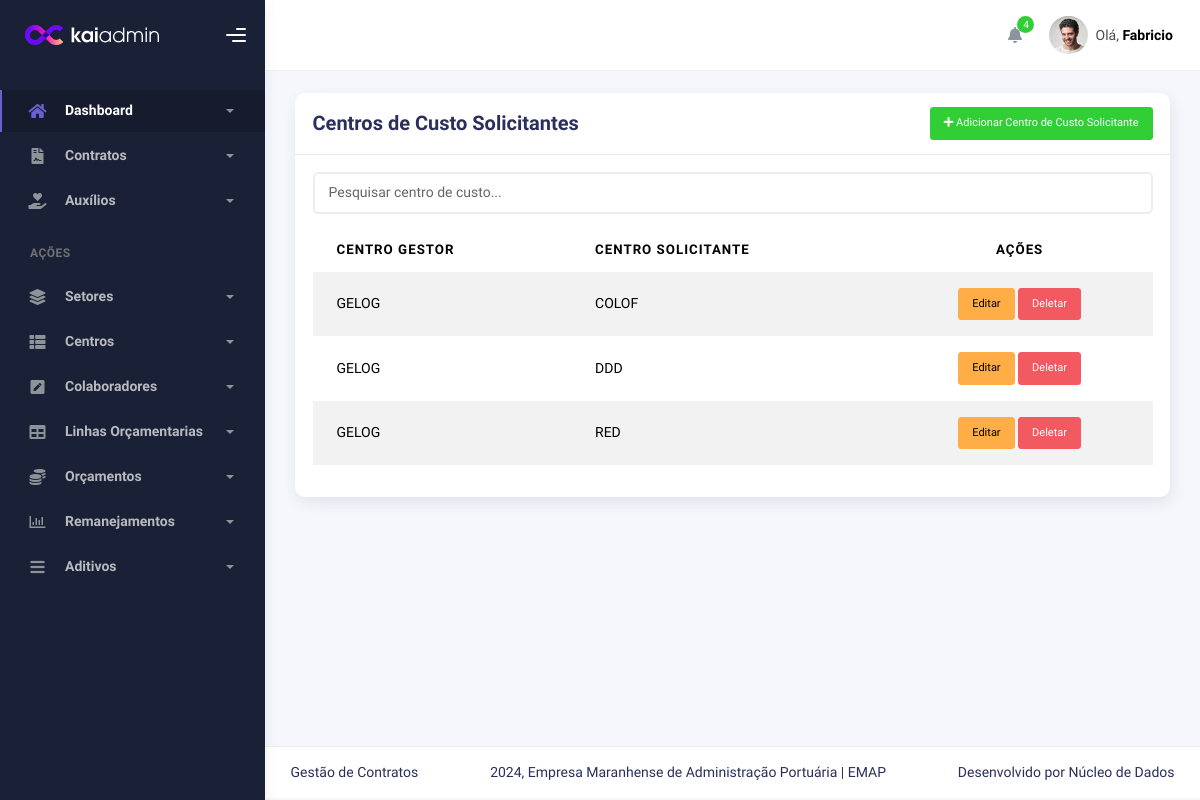
/contratos/centrosolicitante/, run on an earlier commit of the app's database.
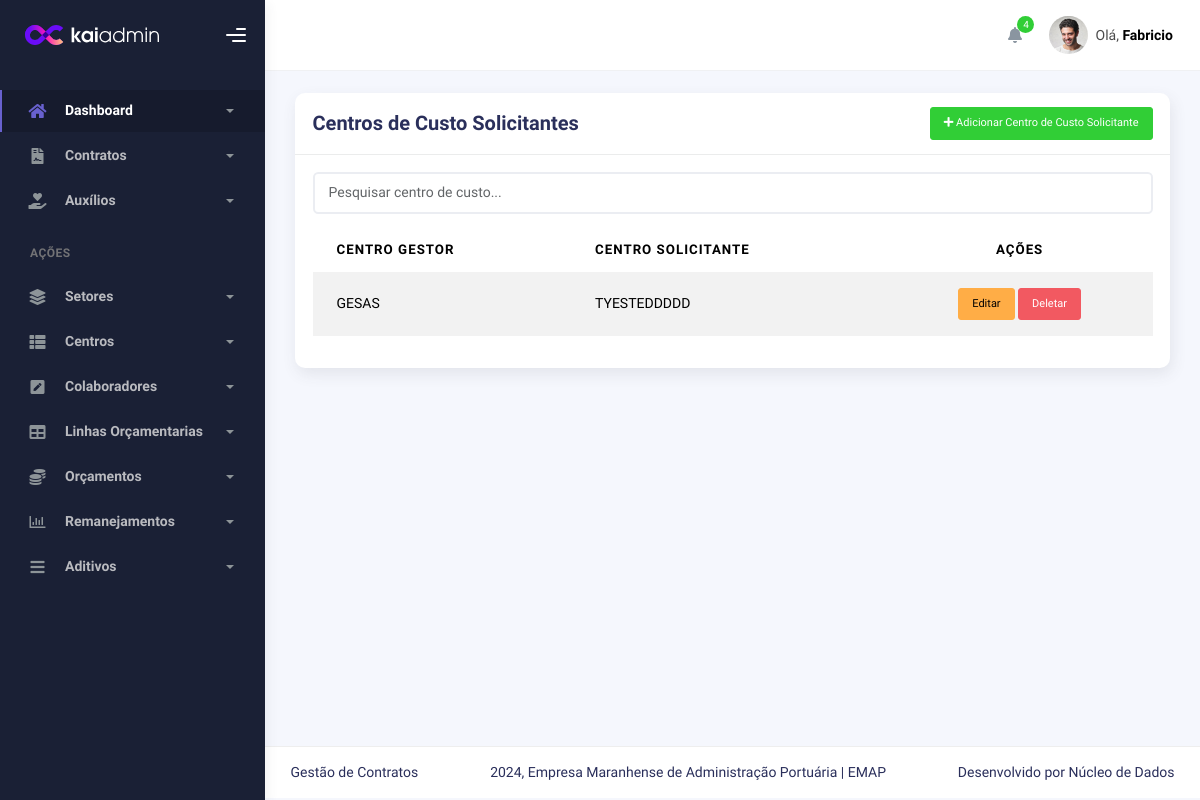
And on a later commit of the database.
### contract/models.py (models this page shows, shortened)
class CentroDeCustoSolicitante(models.Model):
    centro_gestor = models.ForeignKey(CentroDeCustoGestor, on_delete=models.CASCADE, related_name='solicitantes')
    nome = models.CharField(max_length=100)
    class Meta:
        unique_together = ('centro_gestor', 'nome')

class CentroDeCustoGestor(models.Model):
    nome = models.CharField(max_length=100,unique=True)

### contract/views.py (the view)
# urls.py: path('centrosolicitante/', CentroDeCustoSolicitanteListView.as_view(), name='centrodecustosolicitante_list'),
class CentroDeCustoSolicitanteListView(ListView):
    model = CentroDeCustoSolicitante
    template_name = 'centros/centrodecustosolicitante_list.html'
    context_object_name = 'solicitantes'
    def get_queryset(self):
        query = self.request.GET.get('search')
        if query:
            return CentroDeCustoSolicitante.objects.filter(nome__icontains=query)
        return CentroDeCustoSolicitante.objects.all()

### contract/templates/centros/centrodecustosolicitante_list.html (shortened to what this page needs)
{% extends 'index.html' %}
{% block 'conteudo' %}
<div class="container">
    <div class="page-inner">
        <div class="row">
            <div class="col-md-12">
                <div class="card">
                    <div class="card-header d-flex justify-content-between align-items-center">
                        <h4 class="card-title">Centros de Custo Solicitantes</h4>
                        <a href="{% url 'centrodecustosolicitante_create' %}" class="btn btn-success btn-sm">
                            <i class="fas fa-plus"></i> Adicionar Centro de Custo Solicitante
                        </a>
                    </div>
                    <div class="card-body">
                        <form method="GET" action="{% url 'centrodecustosolicitante_list' %}">
                            <div class="input-group mb-3">
                                <input type="text" id="searchInput" class="form-control" name="search" placeholder="Pesquisar centro de custo...">
                            </div>
                        </form>
                        <table class="table table-striped">
                            <thead>
                                <tr>
                                    <th>Centro Gestor</th>
                                    <th>Centro Solicitante</th>
                                    <th class="text-center">Ações</th>
                                </tr>
                            </thead>
                            <tbody id="centrodeustosolicitanteTable">
                                {% for solicitante in solicitantes %}
                                <tr>
                                    <td>{{ solicitante.centro_gestor.nome }}</td>
                                    <td>{{ solicitante.nome }}</td>
                                    <td class="text-center">
                                        <a href="{% url 'centrodecustosolicitante_update' solicitante.pk %}" class="btn btn-warning btn-sm">Editar</a>
                                        <a href="{% url 'centrodecustosolicitante_delete' solicitante.pk %}" class="btn btn-danger btn-sm">Deletar</a>
                                    </td>
                                </tr>
                                {% empty %}
                                <tr>
                                    <td colspan="3" class="text-center">Nenhum centro de custo solicitante encontrado.</td>
                                </tr>
                                {% endfor %}
                            </tbody>
                        </table>
                    </div>
                </div>
            </div>
        </div>
    </div>
</div>
{% endblock %}

### templates/index.html (shortened to what this page needs)
{% load static %}
<!DOCTYPE html>
<html lang="pt-br">
  <head>
    <link rel="stylesheet" href="{% static 'assets/css/bootstrap.min.css' %}" />
    <link rel="stylesheet" href="{% static 'assets/css/plugins.min.css' %}" />
    <link rel="stylesheet" href="{% static 'assets/css/kaiadmin.min.css' %}" />
    <link rel="stylesheet" href="{% static 'assets/css/demo.css' %}" />
  </head>
  <body>
    <div class="wrapper">
      <div class="sidebar" data-background-color="dark">
        <div class="sidebar-logo">
          <div class="logo-header" data-background-color="dark">
            <a href="index.html" class="logo">
              <img
                src="{% static 'assets/img/kaiadmin/logo_light.svg' %}"
                alt="navbar brand"
                class="navbar-brand"
                height="20"
              />
            </a>
            <div class="nav-toggle">
              <button class="btn btn-toggle toggle-sidebar">
                <i class="gg-menu-right"></i>
              </button>
            </div>
          </div>
        </div>
        <div class="sidebar-wrapper scrollbar scrollbar-inner">
          <div class="sidebar-content">
            <ul class="nav nav-secondary">
              <li class="nav-item active">
                <a
                  data-bs-toggle="collapse"
                  href="#dashboard"
                  class="collapsed"
                  aria-expanded="false"
                >
                  <i class="fas fa-home"></i>
                  <p>Dashboard</p>
                  <span class="caret"></span>
                </a>
              </li>
              <li class="nav-item">
                <a data-bs-toggle="collapse" href="#contracts" class="collapsed" aria-expanded="false">
                  <i class="fas fa-file-contract"></i>
                  <p>Contratos</p>
                  <span class="caret"></span>
                </a>
              </li>
              <li class="nav-item">
                <a data-bs-toggle="collapse" href="#auxilios" class="collapsed" aria-expanded="false">
                  <i class="fas fa-hand-holding-heart"></i>
                  <p>Auxílios</p>
                  <span class="caret"></span>
                </a>
              </li>
              <li class="nav-section">
                <h4 class="text-section">Ações</h4>
              </li>
              <li class="nav-item">
                <a data-bs-toggle="collapse" href="#base">
                  <i class="fas fa-layer-group"></i>
                  <p>Setores</p>
                  <span class="caret"></span>
                </a>
              </li>
              <li class="nav-item">
                <a data-bs-toggle="collapse" href="#sidebarLayouts">
                  <i class="fas fa-th-list"></i>
                  <p>Centros</p>
                  <span class="caret"></span>
                </a>
              </li>
              <li class="nav-item">
                <a data-bs-toggle="collapse" href="#forms">
                  <i class="fas fa-pen-square"></i>
                  <p>Colaboradores</p>
                  <span class="caret"></span>
                </a>
              </li>
              <li class="nav-item">
                <a data-bs-toggle="collapse" href="#tables">
                  <i class="fas fa-table"></i>
                  <p>Linhas Orçamentarias</p>
                  <span class="caret"></span>
                </a>
              </li>
              <li class="nav-item">
                <a data-bs-toggle="collapse" href="#maps">
                  <i class="fas fa-coins"></i>
                  <p>Orçamentos</p>
                  <span class="caret"></span>
                </a>
              </li>
              <li class="nav-item">
                <a data-bs-toggle="collapse" href="#charts">
                  <i class="far fa-chart-bar"></i>
                  <p>Remanejamentos</p>
                  <span class="caret"></span>
                </a>
              </li>
              <li class="nav-item">
                <a data-bs-toggle="collapse" href="#submenu">
                  <i class="fas fa-bars"></i>
                  <p>Aditivos</p>
                  <span class="caret"></span>
                </a>
              </li>
            </ul>
          </div>
        </div>
      </div>
      <div class="main-panel">
        <div class="main-header">
          <nav
            class="navbar navbar-header navbar-header-transparent navbar-expand-lg border-bottom"
          >
            <div class="container-fluid">
              <ul class="navbar-nav topbar-nav ms-md-auto align-items-center">
                <li class="nav-item topbar-icon dropdown hidden-caret">
                  <a
                    class="nav-link dropdown-toggle"
                    href="#"
                    id="notifDropdown"
                    role="button"
                    data-bs-toggle="dropdown"
                    aria-haspopup="true"
                    aria-expanded="false"
                  >
                    <i class="fa fa-bell"></i>
                    <span class="notification">4</span>
                  </a>
                </li>
                <li class="nav-item topbar-user dropdown hidden-caret">
                  <a
                    class="dropdown-toggle profile-pic"
                    data-bs-toggle="dropdown"
                    href="#"
                    aria-expanded="false"
                  >
                    <div class="avatar-sm">
                      <img
                        src="{% static 'assets/img/profile.jpg' %}"
                        alt="..."
                        class="avatar-img rounded-circle"
                      />
                    </div>
                    <span class="profile-username">
                      <span class="op-7">Olá,</span>
                      <span class="fw-bold">Fabricio</span>
                    </span>
                  </a>
                </li>
              </ul>
            </div>
          </nav>
        </div>
        {% block 'conteudo' %}
        {% endblock %}
        <footer class="footer">
          <div class="container-fluid d-flex justify-content-between">
            <nav class="pull-left">
              <ul class="nav">
                <li class="nav-item">
                  Gestão de Contratos
                </li>
              </ul>
            </nav>
            <div class="copyright">
              2024, Empresa Maranhense de Administração Portuária | EMAP
            </div>
            <div>
              Desenvolvido por Núcleo de Dados
            </div>
          </div>
        </footer>
      </div>
      </div>
  </body>
</html>

What changed in the data, as far as the page shows it:
removed CentroDeCustoSolicitante: centro_gestor.nome "GELOG", nome "COLOF"
removed CentroDeCustoSolicitante: centro_gestor.nome "GELOG", nome "DDD"
removed CentroDeCustoSolicitante: centro_gestor.nome "GELOG", nome "RED"
added CentroDeCustoSolicitante: centro_gestor.nome "GESAS", nome "TYESTEDDDDD"
